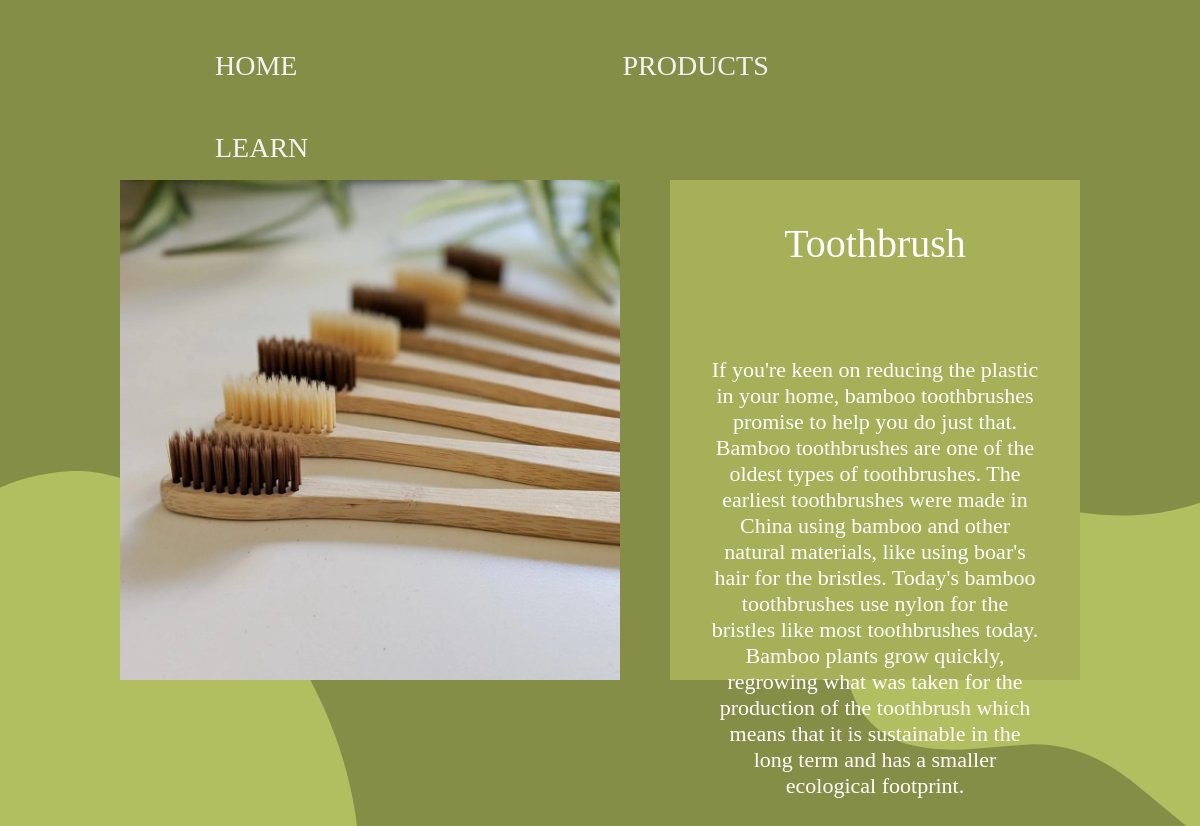
Page /product/9 on the committed database.
### tables this page shows
CREATE TABLE product (id INTEGER PRIMARY KEY AUTOINCREMENT, file_name TEXT, name TEXT NOT NULL, description TEXT);

### main.py (the view)
@app.route("/product/<int:product_id>")
def showpost(product_id):
    cursor = get_db().cursor()
    sql = "SELECT * FROM product WHERE id=?"
    cursor.execute(sql, (product_id,))
    variable = cursor.fetchone()
    print(variable)
    return render_template("var.html", variable=variable)

### main.py (called while the page is built)
def get_db():
    db = getattr(g, "_database", None)
    if db is None:
        db = g._database = sqlite3.connect(DATABASE)
    return db

@app.teardown_appcontext
def close_connection(exception):
    db = getattr(g, "_database", None)
    if db is not None:
        db.close()

### templates/var.html
{% extends "base.html" %}
{% block body %}
<div class="container-1">
    <img src="/static/images/{{variable[1]}}" alt="product-image-display-here" class="pimg">
    <div class="contents">
        <figure class="heading"> {{variable[2]}} </figure><br>
        <figure class="desc"> {{variable[3]}} </figure> <br>
    </div>
</div>
{% endblock body %}

### static/styles.css (style rules this page uses)
.container-1 { display: flex; margin: auto; width: 80%; text-align: center; }
.pimg { width: 550px; height: 500px; padding-top: 50px; padding-left: 50px; transform: translate(-50px, -50px); }
.contents { font-size: 25px; color: white; background-color: rgb(165, 176, 88); height: 500px; width: 550px; }
.heading { font-size: 40px; }
.desc { font-size: 22px; }
.bgimg3 { background-image: url('/static/images/bgimg5.jpg'); }
body { margin: 0; }

### rows in the picture
product: file_name (picture), name "Toothbrush", description "If you're keen on reducing the plastic in your home, bamboo toothbrushes promise to help you do just that. Bamboo toothbrushes are one of the oldest types of toothbrushes. The earliest toothbrushes were made in China using bamboo and other natural materials, like using boar's hair for the bristles. Today's bamboo toothbrushes use nylon for the bristles like most toothbrushes today. Bamboo plants grow quickly, regrowing what was taken for the production of the toothbrush which means that it is sustainable in the long term and has a smaller ecological footprint."
